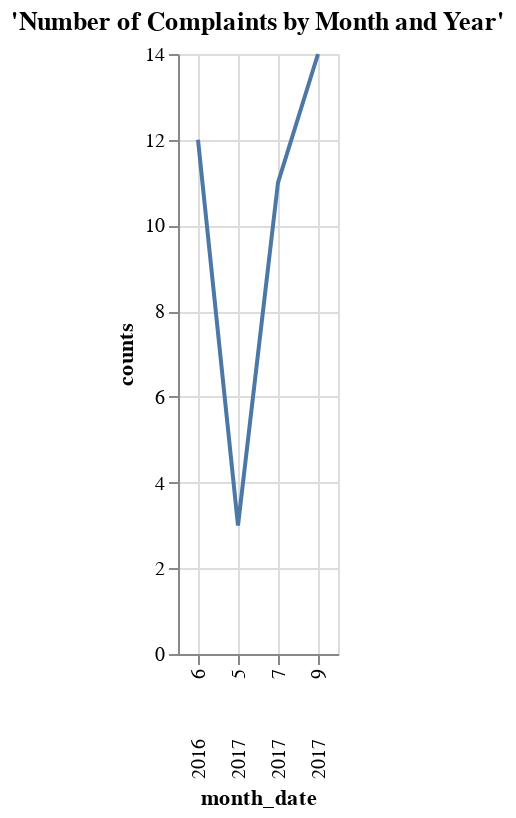

Source (notebook cell):
### Code cell
%chart month_date, counts, title='Number of Complaints by Month and Year', width=900, height=400, mark=line

### Figure 1 — Vega-Lite specification as saved in the notebook (floating-point values rounded to 4 significant figures)
{"$schema": "https://vega.github.io/schema/vega-lite/v3.json", "data": {"format": {"type": "csv"}, "values": "\"month_date\",\"counts\"\n\"       2016          6\",\"12\"\n\"       2017          5\",\"3\"\n\"       2017          7\",\"11\"\n\"       2017          9\",\"14\"\n"}, "encoding": {"x": {"axis": {"grid": true, "title": "month_date"}, "field": "month_date", "type": "nominal"}, "y": {"axis": {"grid": true, "title": "counts"}, "field": "counts", "type": "quantitative"}}, "height": "400", "mark": {"color": "#4C78A8", "type": "line"}, "title": "'Number of Complaints by Month and Year'", "width": "900"}
